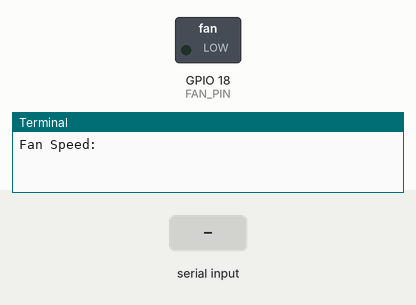
This program was run on a simulated Raspberry Pi (BCM pin numbers), started with the argument 3. Shown: switched loads named in the program (green lamp = pin HIGH), the last lines printed to the terminal. Dashed ring = blinking. The test bench sets the inputs (shaded band).

Above: at 1.2 s.
1.3 s: "0" typed at the terminal, then Enter
At 2.0 s:
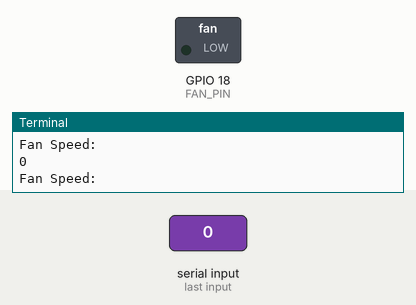
2.8 s: "5" typed at the terminal, then Enter
At 2.97 s:
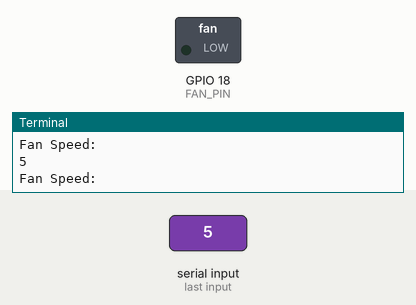
Timing chart, 0 to 11.8 s (numbered marks = the images above; inputs shaded):
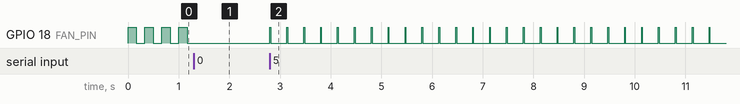

The program:

fan_test.py
```python
#!/usr/bin/python
# -*- coding: utf-8 -*-

import RPi.GPIO as GPIO
import time
import sys
#import os

FAN_PIN = 18
WAIT_TIME = 1
PWM_FREQ = int(sys.argv[1])

GPIO.setmode(GPIO.BCM)
GPIO.setup(FAN_PIN, GPIO.OUT, initial=GPIO.LOW)

fan=GPIO.PWM(FAN_PIN,PWM_FREQ)
fan.start(50);

try:
    while 1:
        fanSpeed=float(input("Fan Speed: "))
        fan.ChangeDutyCycle(fanSpeed)
        # GPIO.cleanup()
        # GPIO.setmode(GPIO.BCM)
        # GPIO.setup(FAN_PIN, GPIO.OUT, initial=GPIO.LOW)
        # fan=GPIO.PWM(FAN_PIN,fanSpeed)
        # fan.start(50);


except(KeyboardInterrupt):
    print("Fan ctrl interrupted by keyboard")
    GPIO.cleanup()
    sys.exit()
```

Measured:
- after the input at 1.3 s, GPIO 18 (FAN_PIN): stops changing and stays LOW
- after the input at 2.8 s, GPIO 18 (FAN_PIN): alternates HIGH for 0.02 s and LOW for 0.32 s, starting at once
- by itself, GPIO 18 (FAN_PIN): alternates HIGH for 0.17 s and LOW for 0.17 s
